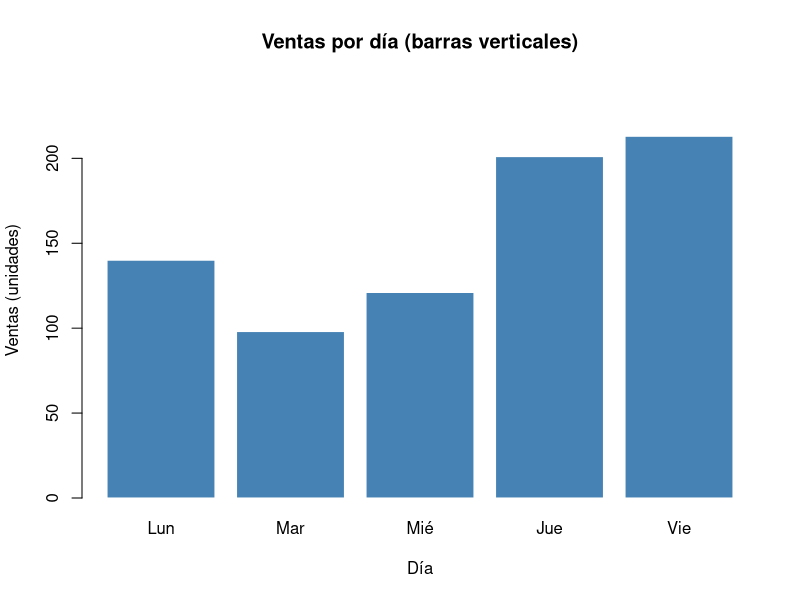
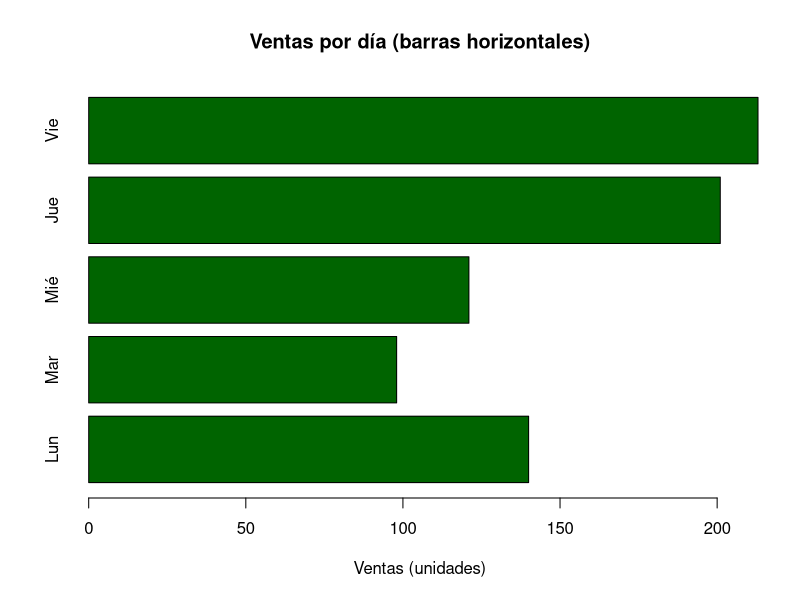
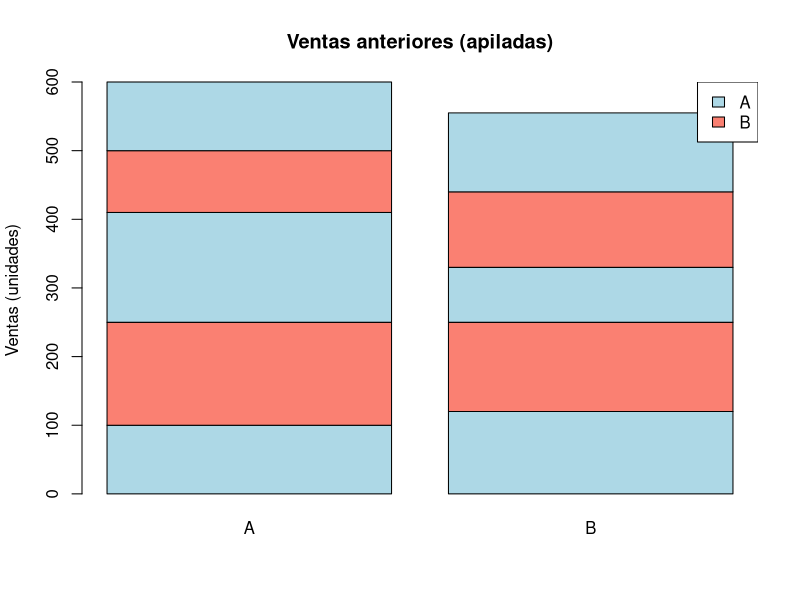
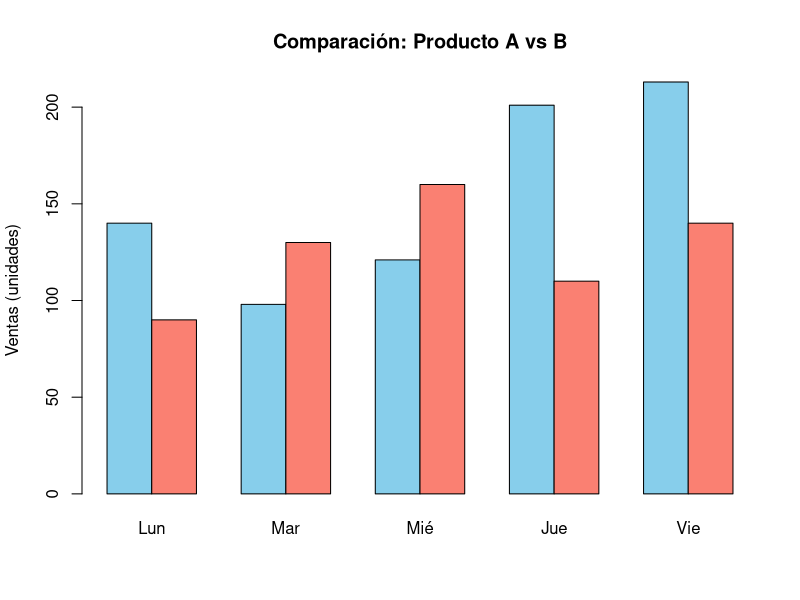
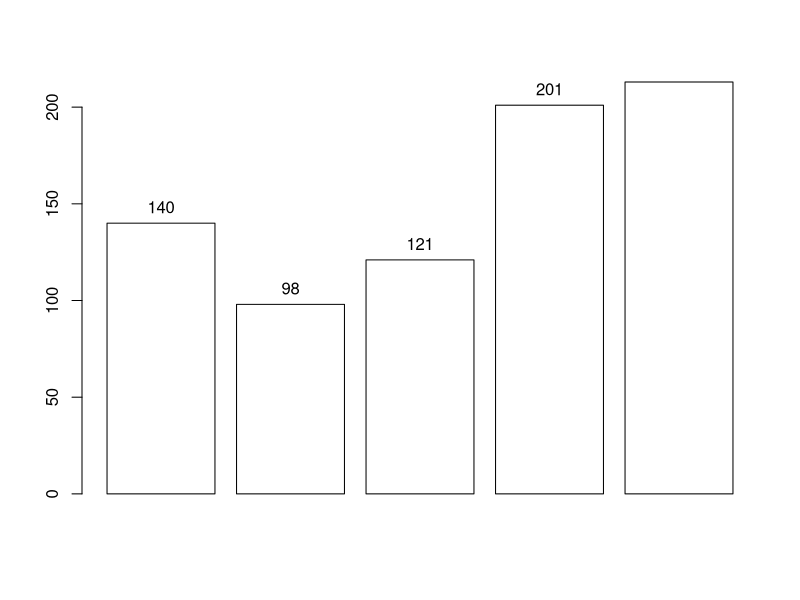

Write R code to recreate these figures, in order.
# =====================================================================
# 02) GRÁFICO DE BARRAS
# =====================================================================
# El gráfico de barras compara CATÉGORÍAS (valores discretos).
# En R se hace con barplot(); es preferible a plot(factor) por
# control total sobre etiquetas, colores y apilamiento.
#
# Parámetros de barplot():
#   height      : vectores de frecuencias (o matriz para apilar/grupos)
#   names.arg   : etiquetas debajo de cada barra
#   col         : color de las barras
#   border      : color del borde
#   main, xlab, ylab : títulos y etiquetas
#   ylim        : rango del eje y (después del 0, para espacio)
#   horiz       : TRUE para barras horizontales
#   beside      : FALSE = apiladas; TRUE = juntas (grupos)
# =====================================================================

# 1) Datos de ejemplo: ventas de 5 días
dias  <- c("Lun", "Mar", "Mié", "Jue", "Vie")
ventas <- c(140, 98, 121, 201, 213)
ventas2 <- c(90, 130, 160, 110, 140)   # segundo grupo (producto B)

# 2) Barras verticales por defecto
barplot(ventas,
        names.arg = dias,
        col = "steelblue",
        main = "Ventas por día (barras verticales)",
        xlab = "Día", ylab = "Ventas (unidades)",
        ylim = c(0, max(ventas) * 1.15),
        border = "white")

# 3) Barras horizontales (muy útil con muchos nombres largos)
barplot(ventas,
        names.arg = dias,
        col = "darkgreen",
        main = "Ventas por día (barras horizontales)",
        xlab = "Ventas (unidades)",
        horiz = TRUE)

# 4) Barras apiladas: height puede ser una MATRIZ (2 grupos)
mat <- matrix(c(100, 120, 150, 130, 160,
                80, 90, 110, 100, 115),
              nrow = 5, byrow = TRUE,
              dimnames = list(paste("Sem", 1:5), c("A", "B")))

barplot(mat,
        col = c("lightblue", "salmon"),
        main = "Ventas anteriores (apiladas)",
        ylab = "Ventas (unidades)")
legend("topright", legend = c("A", "B"), fill = c("lightblue", "salmon"))

# 5) Barras juntas (side by side)
barplot(rbind(ventas, ventas2),   # dos filas -> dos grupos de barras
        names.arg = dias,
        col = c("skyblue", "salmon"),
        main = "Comparación: Producto A vs B",
        ylab = "Ventas (unidades)",
        beside = TRUE)

# 6) Añadir los valores encima de las barras (pos = 3 -> encima)
barx <- barplot(ventas, col = "white")   # guarda las coordenadas x
text(x = barx, y = ventas, labels = ventas, pos = 3, col = "black")
